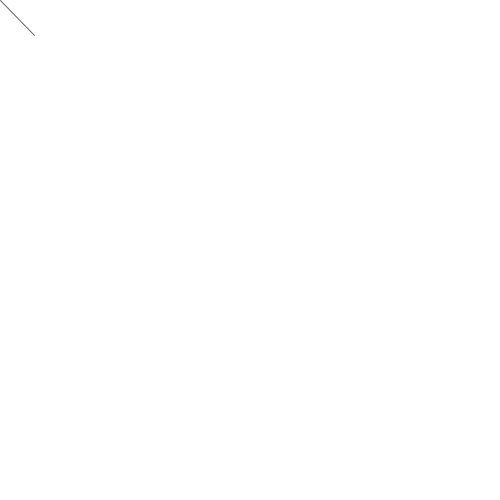
Frame 1 (no input)
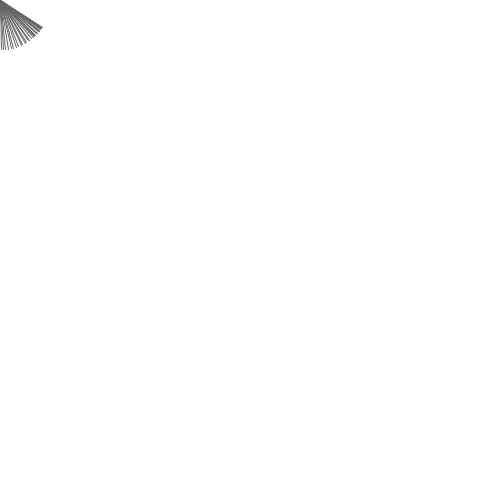
Frame 60 (the mouse pressed at the canvas centre just before this capture)
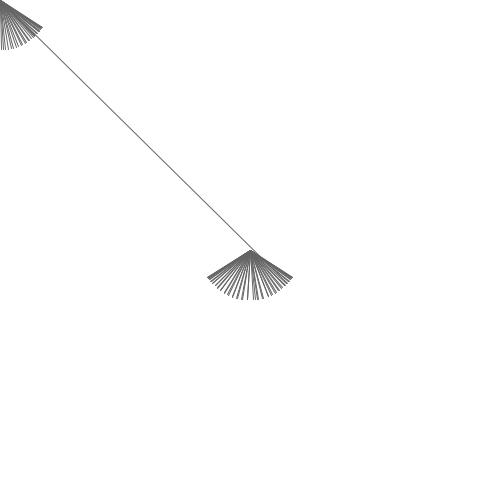
Frame 120 (the mouse held since frame 60 and released just before this capture)

The Processing sketch that drew these frames (run headless with seeded random() and noise(); from frame 60 on, the mouse is pressed at the canvas centre):

// Processing sketch: processing_67441
// ── processing_67441.pde

int yPos;
int xPos;
float noiseaddition;
float fillamount;
boolean isline;
int gameState;

float angle;

float noiseScale=0.02;

void setup() {
  background(255);
  size(500, 500);
  yPos = height/2;
  xPos = width/2;
  gameState=0;
  smooth();

  fillamount=100;
  noiseaddition=.2;
  isline=true;
}

void draw() {

  for (int x=0; x < width; x++) {
    float noiseVal = noise((mouseX)*noiseScale, mouseY*noiseScale);
    stroke(noiseVal*255);
    //line(x, mouseY+noiseVal*80, x, height);
  }

  noiseaddition = noiseaddition+.05;
  //colorMode(RGB,100);

  // frameRate(1);
  //noStroke();
  // fill(fillamount, 40*noise(noiseaddition));
  //line(pmouseX, pmouseY, mouseX, mouseY);

  float oneSecondOsc = sin( map(millis()%1000, 0, 999, 0, TWO_PI));
  //println(oneSecondOsc * PI/60);
  //float oneSecondOsc2= sin( map(millis()%1000,0,999,PI,));

  //  float xOffset = ;
  //  float yOffset = ;


  if (isline==false) {

    noStroke();
    fill(fillamount, 10 + 50*noise(noiseaddition));
    pushMatrix();
    translate(mouseX, mouseY);
    rotate(angle);
    filter (BLUR,1);
    rect((sin(oneSecondOsc)*200), (cos(oneSecondOsc)*50), 20, 10);
    popMatrix();
  }

  if (isline==true) {
    stroke(fillamount);
    line(  mouseX+ (sin(oneSecondOsc)*50), mouseY+ (cos(oneSecondOsc)*50), pmouseX, pmouseY);

    //if mousex<=-50{
  }
}

void keyPressed() {

  if (keyCode==UP) {
    fillamount=fillamount-15;
  }

  if (keyCode==DOWN) {
    fillamount=fillamount+15;
  }

  if (key=='l') {
    isline=true;
  }

  if (key=='r') {
    isline=false;
  }

  if (key == 'v') {
    angle+=.01;
  }

  if (key=='s') {
    save("myimage"+int( random(1,100000))+".png");
  }  

  // if(key=='a'){
  // line= line+rotate(.3);
  // }



  //    stroke(fillamount, 40*noise(noiseaddition));
  //    line(pmouseX, pmouseY, mouseX, mouseY);

  //  if (keyCode==UP){
  //    yPos=yPos-1;
  //}

  //if (keyCode==DOWN) {
  // yPos=yPos+1;
  // }

  //if(keyCode==LEFT){
  //xPos=xPos-1;
  //  }

  //  if(keyCode==RIGHT){
  //  xPos=xPos+1;
}
